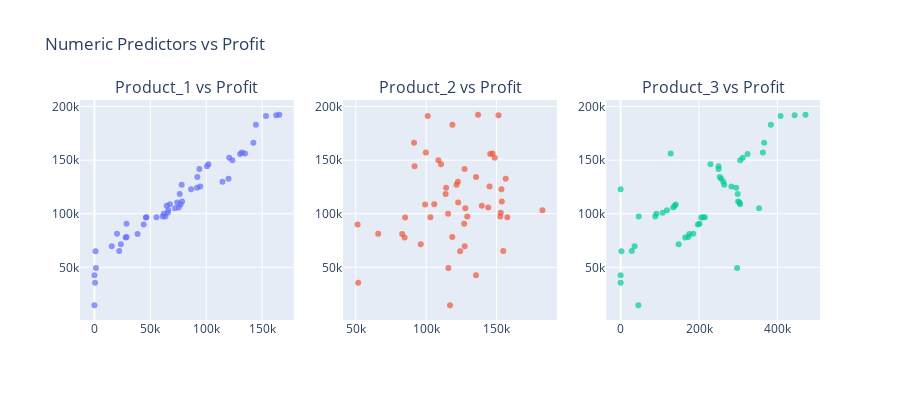

Source (notebook cell):
### Markdown cell above
### Visualizing predictors for exploration

### Code cell
numeric_cols = ["Product_1", "Product_2", "Product_3"]
dummy_cols = ["Location_City_2", "Location_City_3"]


fig = make_subplots(
    rows=1,
    cols=3,
    subplot_titles=[f"{col} vs Profit" for col in numeric_cols]
)

for i, col in enumerate(numeric_cols, start=1):
    fig.add_trace(
        go.Scatter(
            x=df[col],
            y=y,
            mode="markers",
            name=col,
            marker=dict(opacity=0.7)
        ),
        row=1,
        col=i
    )

fig.update_layout(
    title="Numeric Predictors vs Profit",
    height=400,
    showlegend=False
)

fig.show()
